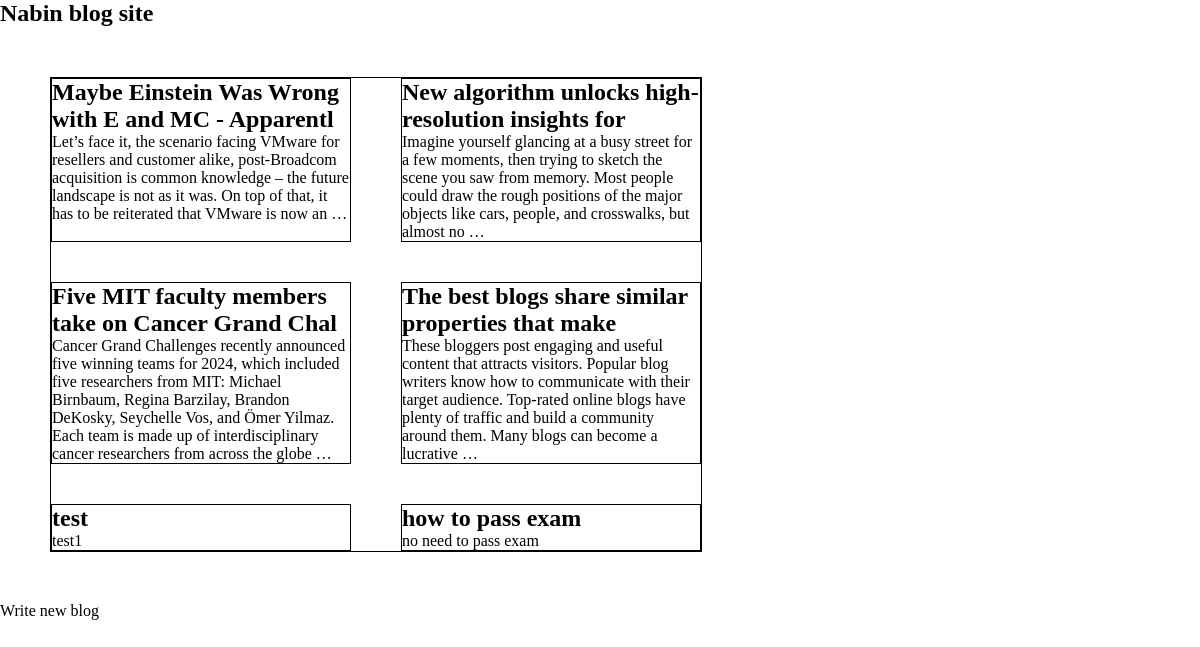
The page / on the database its author committed.
### blogs/models.py (models this page shows, shortened)
class blogs(models.Model):
    Title = models.CharField(max_length=100, null=True, blank=True)
    Desc= models.CharField(max_length = 3000, null=True, blank=True)
    id = models.IntegerField(primary_key=True, editable=False)

### blogs/views.py (the view)
# urls.py: path('',views.index,name="index"),
def index(request):
    posts = blogs.objects.all()
    return render(request, "index.html", {'posts': posts})

### blogs/templates/index.html (shortened to what this page needs)
{%load static %}
<!DOCTYPE html>
<html lang="en">
  <head>
    <link rel="stylesheet" href="{% static 'css/style.css' %}" />
  </head>
  <body>
    <h1>Nabin blog site</h1>
    <div class="posts">
      {%for obj in posts %}
      <div class="item">
        <a href="/posts/{{obj.id}}">
          <h1>{{ obj.Title }}</h1>
          <p>{{obj.Desc|truncatewords:40}}</p>
        </a>
      </div>
      {%endfor%}
    </div>
    <a href="/create">Write new blog</a>
  </body>
</html>

### static/css/style.css (style rules this page uses)
* { margin: 0; padding:0; text-decoration: none; }
a { color: black; text-decoration: none; }
h1 { font-size: 24px; }
.posts { margin: 50px; width: fit-content; border : solid 1px black; display: grid; grid-template-columns:300px 300px ; column-gap: 50px; row-gap:40px; }
.item { border : solid 1px black; }

### rows shown on the page
blogs: Title "Maybe Einstein Was Wrong with E and MC - Apparentl", Desc "Let’s face it, the scenario facing VMware for resellers and customer alike, post-Broadcom acquisition is common knowledge – the future landscape is not as it was. On top of that, it has to be reiterated that VMware is now an …"
blogs: Title "New algorithm unlocks high-resolution insights for", Desc "Imagine yourself glancing at a busy street for a few moments, then trying to sketch the scene you saw from memory. Most people could draw the rough positions of the major objects like cars, people, and crosswalks, but almost no …"
blogs: Title "Five MIT faculty members take on Cancer Grand Chal", Desc "Cancer Grand Challenges recently announced five winning teams for 2024, which included five researchers from MIT: Michael Birnbaum, Regina Barzilay, Brandon DeKosky, Seychelle Vos, and Ömer Yilmaz. Each team is made up of interdisciplinary cancer researchers from across the globe …"
blogs: Title "The best blogs share similar properties that make", Desc "These bloggers post engaging and useful content that attracts visitors. Popular blog writers know how to communicate with their target audience. Top-rated online blogs have plenty of traffic and build a community around them. Many blogs can become a lucrative …"
blogs: Title "test", Desc "test1"
blogs: Title "how to pass exam", Desc "no need to pass exam"
